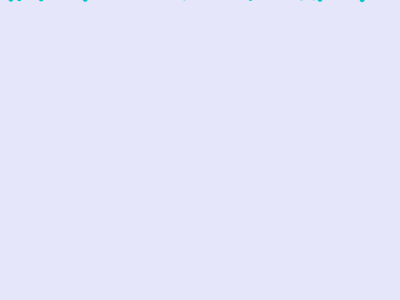
Frame 1 (no input)
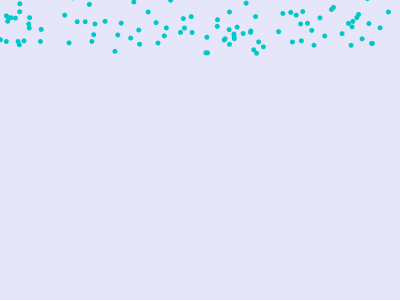
Frame 60 (the mouse pressed at the canvas centre just before this capture)
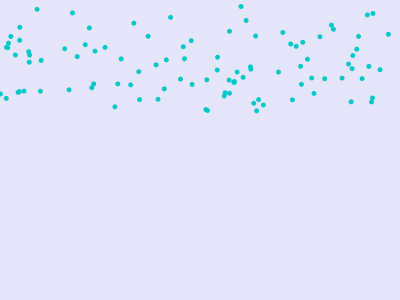
Frame 120 (the mouse held since frame 60 and released just before this capture)

The Processing sketch that drew these frames (run headless with seeded random() and noise(); from frame 60 on, the mouse is pressed at the canvas centre):

// Processing sketch: sketch_171119b
// ── sketch_171119b.pde
Drop[] drops = new Drop[100];
void setup() {
    background(230,230,250);
    size(400,300);
    for (int i=0;i<drops.length;i++)
    {
       drops[i] = new Drop();
    }
}

void draw() {
  background(230,230,250);
  for (int i=0;i<drops.length;i++)
    {
       drops[i].show();
       drops[i].fall();
    }

}
// ── Drop.pde
class Drop {
  float x = random(width);
  float y =random(-20,0);
  float yspeed =random(0.2,1);
  
  void fall(){
    y=y+yspeed;
    if(y>height)
      y= random(-20,0);
  }
  
  void show(){
    stroke(138,43,226);
    //line(x,y,x,y+10);
    noStroke();
    fill(0,200,200);
    ellipse(x,y,5,5);

  }
}
